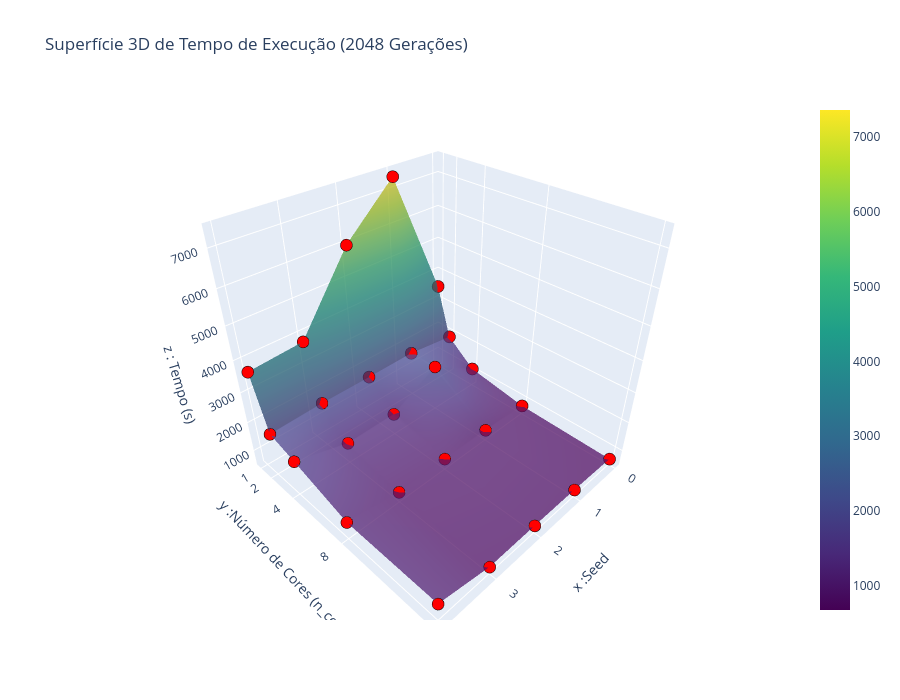

The notebook cell saved with this chart:
### Code cell
import plotly.graph_objects as go

# 1. Carrega os dados
df_avg = pd.read_csv("results_average.csv")

# 2. Pivota para criar a matriz da superfície
pivot_df = df_avg.pivot(
    index="n_cores", columns="seed", values="time_2048_gen"
)

# 3. Cria a Superfície 3D
surface = go.Surface(
    x=pivot_df.columns,  # Eixo Seed
    y=pivot_df.index,  # Eixo n_cores
    z=pivot_df.values,  # Eixo Tempo
    colorscale="Viridis",
    opacity=0.75,
    name="Superfície",
)

# 4. Adiciona os Marcadores/Esferas dos Dados Reais
scatter = go.Scatter3d(
    x=df_avg["seed"],
    y=df_avg["n_cores"],
    z=df_avg["time_2048_gen"],
    mode="markers",
    marker=dict(
        size=7,
        color="red",
        symbol="circle",
        line=dict(color="black", width=1),
    ),
    name="Dados Reais",
    hovertemplate="<b>Seed:</b> %{x}<br><b>n_cores:</b> %{y}<br><b>Tempo:</b> %{z:.2f}s<extra></extra>",
)

# 5. Junta a superfície e as esferas na mesma figura
fig = go.Figure(data=[surface, scatter])

# 6. Personaliza eixos discretos e títulos
fig.update_layout(
    title="Superfície 3D de Tempo de Execução (2048 Gerações)",
    scene=dict(
        xaxis=dict(
            title=" x :Seed",
            tickmode="array",
            tickvals=sorted(df_avg["seed"].unique()),
        ),
        yaxis=dict(
            title=" y :Número de Cores (n_cores)",
            tickmode="array",
            tickvals=sorted(df_avg["n_cores"].unique()),
        ),
        zaxis=dict(title="z : Tempo (s)"),
    ),
    width=900,
    height=700,
)

# Exibe o gráfico interativo
fig.show()

### Figure 1 — Plotly figure (JSON) as saved in the notebook; plotly's stock layout.template omitted (floating-point values rounded to 4 significant figures)
{"data": [{"colorscale": [[0, "#440154"], [0.1111, "#482878"], [0.2222, "#3e4989"], [0.3333, "#31688e"], [0.4444, "#26828e"], [0.5556, "#1f9e89"], [0.6667, "#35b779"], [0.7778, "#6ece58"], [0.8889, "#b5de2b"], [1, "#fde725"]], "name": "Superfície", "opacity": 0.75, "type": "surface", "x": [0, 1, 2, 3, 4], "y": [1, 2, 4, 8, 14], "z": [[3488.0, 7361.0, 5977.0, 3772.0, 3654.0], [1853.0, 2028.0, 2006.0, 1995.0, 1921.0], [1106.0, 2039.0, 1214.0, 1184.0, 1651.0], [779.3, 848.9, 858.3, 832.2, 1068.0], [678.2, 723.2, 729.7, 716.7, 1070.0]]}, {"hovertemplate": "<b>Seed:</b> %{x}<br><b>n_cores:</b> %{y}<br><b>Tempo:</b> %{z:.2f}s<extra></extra>", "marker": {"color": "red", "line": {"color": "black", "width": 1}, "size": 7, "symbol": "circle"}, "mode": "markers", "name": "Dados Reais", "type": "scatter3d", "x": [0, 1, 2, 3, 4, 0, 1, 2, 3, 4, 0, 1, 2, 3, 4, 0, 1, 2, 3, 4, 0, 1, 2, 3, 4], "y": [1, 1, 1, 1, 1, 2, 2, 2, 2, 2, 4, 4, 4, 4, 4, 8, 8, 8, 8, 8, 14, 14, 14, 14, 14], "z": [3488.0, 7361.0, 5977.0, 3772.0, 3654.0, 1853.0, 2028.0, 2006.0, 1995.0, 1921.0, 1106.0, 2039.0, 1214.0, 1184.0, 1651.0, 779.3, 848.9, 858.3, 832.2, 1068.0, 678.2, 723.2, 729.7, 716.7, 1070.0]}], "layout": {"height": 700, "scene": {"xaxis": {"tickmode": "array", "tickvals": [0, 1, 2, 3, 4], "title": {"text": " x :Seed"}}, "yaxis": {"tickmode": "array", "tickvals": [1, 2, 4, 8, 14], "title": {"text": " y :Número de Cores (n_cores)"}}, "zaxis": {"title": {"text": "z : Tempo (s)"}}}, "title": {"text": "Superfície 3D de Tempo de Execução (2048 Gerações)"}, "width": 900}}
